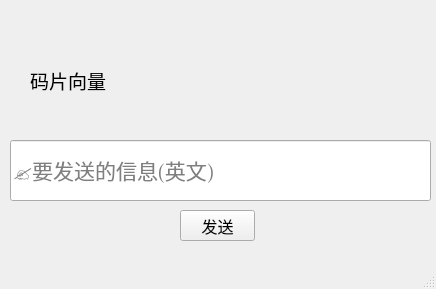
<?xml version="1.0" encoding="UTF-8"?>
<ui version="4.0">
 <class>MainWindow</class>
 <widget class="QMainWindow" name="MainWindow">
  <property name="geometry">
   <rect>
    <x>0</x>
    <y>0</y>
    <width>436</width>
    <height>289</height>
   </rect>
  </property>
  <property name="font">
   <font>
    <family>Agave Nerd Font Mono</family>
    <pointsize>12</pointsize>
    <kerning>false</kerning>
   </font>
  </property>
  <property name="windowTitle">
   <string>MainWindow</string>
  </property>
  <widget class="QWidget" name="centralwidget">
   <widget class="QLineEdit" name="lineEdit">
    <property name="geometry">
     <rect>
      <x>10</x>
      <y>140</y>
      <width>421</width>
      <height>61</height>
     </rect>
    </property>
    <property name="font">
     <font>
      <family>Segoe UI Emoji</family>
      <pointsize>16</pointsize>
     </font>
    </property>
    <property name="text">
     <string/>
    </property>
    <property name="readOnly">
     <bool>true</bool>
    </property>
    <property name="placeholderText">
     <string>✍要发送的信息(英文)</string>
    </property>
   </widget>
   <widget class="QPushButton" name="pushButton">
    <property name="geometry">
     <rect>
      <x>180</x>
      <y>210</y>
      <width>75</width>
      <height>31</height>
     </rect>
    </property>
    <property name="text">
     <string>发送</string>
    </property>
   </widget>
   <widget class="QLabel" name="label">
    <property name="geometry">
     <rect>
      <x>30</x>
      <y>60</y>
      <width>351</width>
      <height>41</height>
     </rect>
    </property>
    <property name="font">
     <font>
      <family>黑体</family>
      <pointsize>14</pointsize>
     </font>
    </property>
    <property name="text">
     <string>码片向量</string>
    </property>
   </widget>
  </widget>
  <widget class="QMenuBar" name="menubar">
   <property name="geometry">
    <rect>
     <x>0</x>
     <y>0</y>
     <width>436</width>
     <height>23</height>
    </rect>
   </property>
  </widget>
  <widget class="QStatusBar" name="statusbar"/>
 </widget>
 <resources/>
 <connections/>
</ui>
